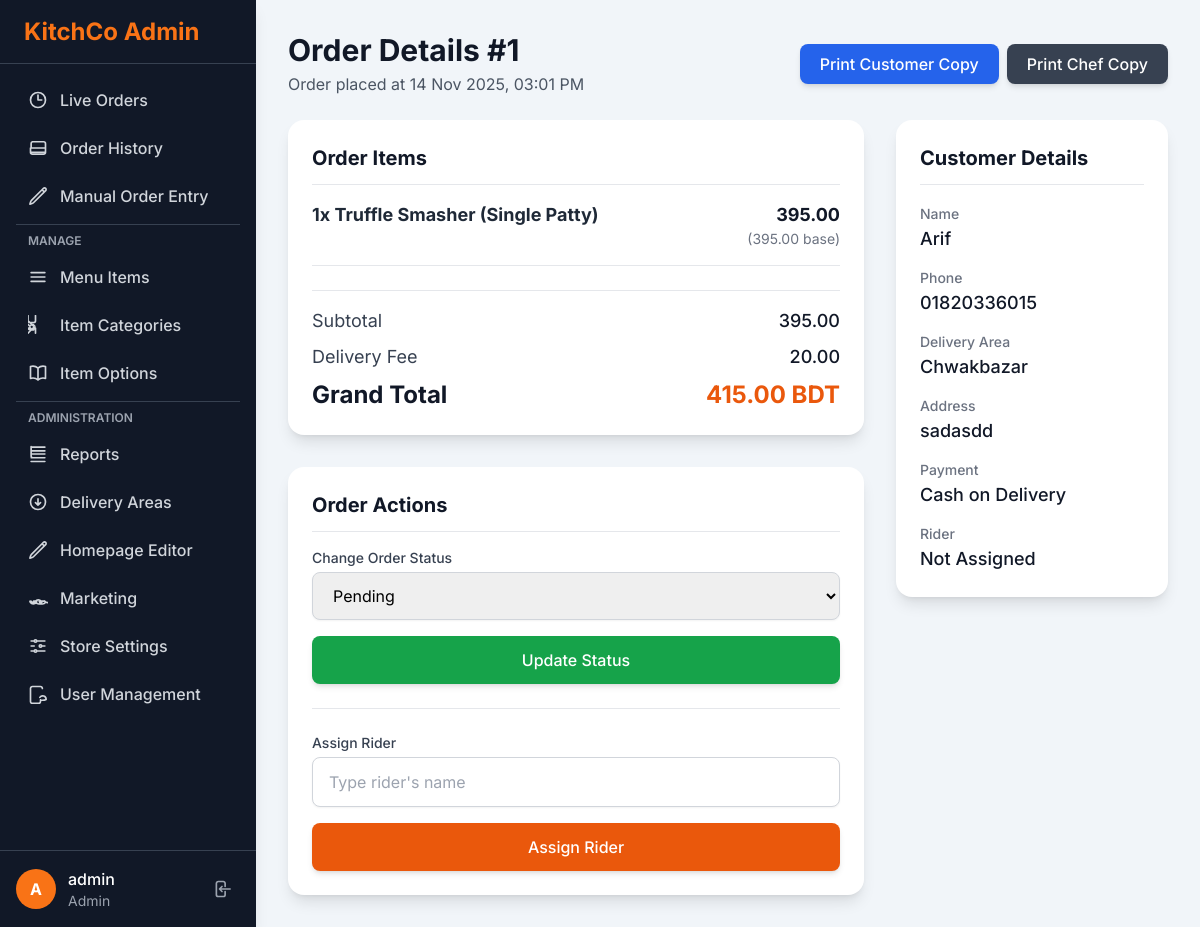
Before: /admin/order_details.php?id=1 (signed in) with the older database file.
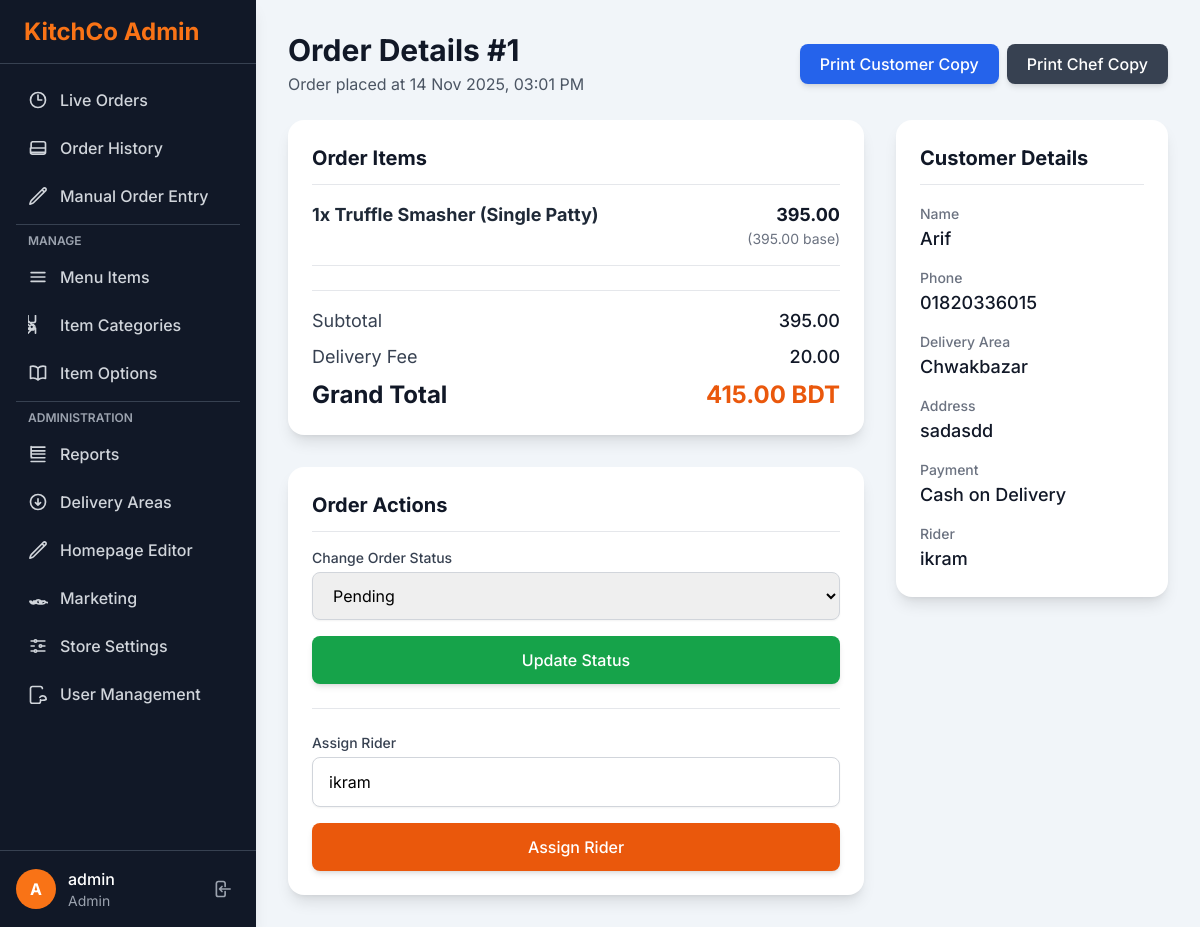
After: the same page with the newer database file.
### tables this page shows
CREATE TABLE IF NOT EXISTS `orders` (
  `id` int NOT NULL AUTO_INCREMENT,
  `customer_name` varchar(100) NOT NULL,
  `customer_phone` varchar(50) NOT NULL,
  `customer_address` text NOT NULL,
  `delivery_area_id` int NOT NULL,
  `subtotal` decimal(10,2) NOT NULL,
  `delivery_fee` decimal(10,2) NOT NULL,
  `total_amount` decimal(10,2) NOT NULL,
  `order_status` enum('Pending','Preparing','Ready','Delivered','Cancelled') NOT NULL DEFAULT 'Pending',
  `order_time` timestamp NOT NULL DEFAULT CURRENT_TIMESTAMP,
  `rider_name` varchar(100) DEFAULT NULL,
  PRIMARY KEY (`id`),
  KEY `delivery_area_id` (`delivery_area_id`)
);

CREATE TABLE IF NOT EXISTS `delivery_areas` (
  `id` int NOT NULL AUTO_INCREMENT,
  `area_name` varchar(150) NOT NULL,
  `base_charge` decimal(10,2) NOT NULL,
  `is_active` tinyint(1) NOT NULL DEFAULT '1',
  PRIMARY KEY (`id`)
);

### config.php (called while the page is built, shortened)
<?php
function e($data) {
    return htmlspecialchars($data, ENT_QUOTES, 'UTF-8');
}
?>

### admin/order_details.php (the view, shortened to what the changed rows need)
<?php
require_once('header.php');
$order_id = $_GET['id'] ?? null;
$order_id = (int)$order_id;
$page_title = "Order Details #{$order_id}";
$sql_order = "SELECT o.*, da.area_name
              FROM orders o
              LEFT JOIN delivery_areas da ON o.delivery_area_id = da.id
              WHERE o.id = ?";
$stmt_order = $db->prepare($sql_order);
$stmt_order->bind_param('i', $order_id);
$stmt_order->execute();
$result_order = $stmt_order->get_result();
$order = $result_order->fetch_assoc();
?>
<div class="flex flex-col sm:flex-row justify-between items-start sm:items-center mb-6">
    <div>
        <h1 class="text-3xl font-bold text-gray-900"><?php echo e($page_title); ?></h1>
        <p class="text-gray-600 mt-1">
            Order placed at <?php echo e(date('d M Y, h:i A', strtotime($order['order_time']))); ?>
        </p>
    </div>
</div>
<div class="grid grid-cols-1 lg:grid-cols-3 gap-8">
    <div class="lg:col-span-2">
        <div class="bg-white p-6 rounded-2xl shadow-lg">
            <h2 class="text-xl font-bold text-gray-900 mb-4 border-b pb-3">Order Items</h2>
            <div class="mt-6 space-y-2 border-t pt-4">
                <div class="flex justify-between text-lg">
                    <span class="text-gray-700">Subtotal</span>
                    <span class="font-medium text-gray-900"><?php echo e(number_format($order['subtotal'], 2)); ?></span>
                </div>
                <div class="flex justify-between text-lg">
                    <span class="text-gray-700">Delivery Fee</span>
                    <span class="font-medium text-gray-900"><?php echo e(number_format($order['delivery_fee'], 2)); ?></span>
                </div>
                <div class="flex justify-between text-2xl font-bold">
                    <span class="text-gray-900">Grand Total</span>
                    <span class="text-orange-600"><?php echo e(number_format($order['total_amount'], 2)); ?> BDT</span>
                </div>
            </div>
        </div>
        <div class="bg-white p-6 rounded-2xl shadow-lg mt-8">
            <h2 class="text-xl font-bold text-gray-900 mb-4 border-b pb-3">Order Actions</h2>
            <form action="order_details.php?id=<?php echo e($order_id); ?>" method="POST" class="space-y-4">
                <div>
                    <label for="new_status" class="block text-sm font-medium text-gray-700">Change Order Status</label>
                    <select id="new_status" name="new_status" class="mt-1 block w-full px-4 py-3 border border-gray-300 rounded-lg shadow-sm focus:outline-none focus:ring-2 focus:ring-orange-500">
                        <option value="Pending" <?php echo ($order['order_status'] == 'Pending') ? 'selected' : ''; ?>>Pending</option>
                    </select>
                </div>
            </form>
            <form action="order_details.php?id=<?php echo e($order_id); ?>" method="POST" class="space-y-4">
                <div>
                    <label for="rider_name" class="block text-sm font-medium text-gray-700">Assign Rider</label>
                    <input type="text" id="rider_name" name="rider_name"
                           value="<?php echo e($order['rider_name'] ?? ''); ?>"
                           placeholder="Type rider's name"
                           class="mt-1 block w-full px-4 py-3 border border-gray-300 rounded-lg shadow-sm focus:outline-none focus:ring-2 focus:ring-orange-500">
                </div>
            </form>
        </div>
    </div>
    <aside class="lg:col-span-1">
        <div class="bg-white p-6 rounded-2xl shadow-lg sticky top-8">
            <h2 class="text-xl font-bold text-gray-900 mb-4 border-b pb-3">Customer Details</h2>
            <div class="space-y-3">
                <div>
                    <label class="text-sm font-medium text-gray-500">Name</label>
                    <p class="text-lg font-medium text-gray-900"><?php echo e($order['customer_name']); ?></p>
                </div>
                <div>
                    <label class="text-sm font-medium text-gray-500">Phone</label>
                    <p class="text-lg font-medium text-gray-900"><?php echo e($order['customer_phone']); ?></p>
                </div>
                <div>
                    <label class="text-sm font-medium text-gray-500">Delivery Area</label>
                    <p class="text-lg font-medium text-gray-900"><?php echo e($order['area_name'] ?? 'N/A'); ?></p>
                </div>
                <div>
                    <label class="text-sm font-medium text-gray-500">Address</label>
                    <p class="text-lg font-medium text-gray-900"><?php echo e($order['customer_address']); ?></p>
                </div>
                <div>
                    <label class="text-sm font-medium text-gray-500">Rider</label>
                    <p class="text-lg font-medium text-gray-900">
                        <?php echo e(empty($order['rider_name']) ? 'Not Assigned' : $order['rider_name']); ?>
                    </p>
                </div>
            </div>
        </div>
    </aside>
</div>
<?php
require_once('footer.php');
?>

Changed rows visible on the page:
changed orders "Arif": rider_name (not shown) → "ikram"; rider_name "Not Assigned" → "ikram"
